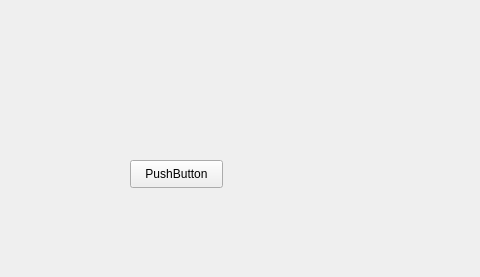
<?xml version="1.0" encoding="UTF-8"?>
<ui version="4.0">
 <class>TestForm</class>
 <widget class="QWidget" name="TestForm">
  <property name="geometry">
   <rect>
    <x>0</x>
    <y>0</y>
    <width>480</width>
    <height>277</height>
   </rect>
  </property>
  <property name="minimumSize">
   <size>
    <width>480</width>
    <height>277</height>
   </size>
  </property>
  <property name="maximumSize">
   <size>
    <width>480</width>
    <height>277</height>
   </size>
  </property>
  <property name="windowTitle">
   <string>Form</string>
  </property>
  <widget class="QPushButton" name="pushButton">
   <property name="geometry">
    <rect>
     <x>130</x>
     <y>160</y>
     <width>93</width>
     <height>28</height>
    </rect>
   </property>
   <property name="text">
    <string>PushButton</string>
   </property>
  </widget>
 </widget>
 <resources/>
 <connections/>
</ui>
